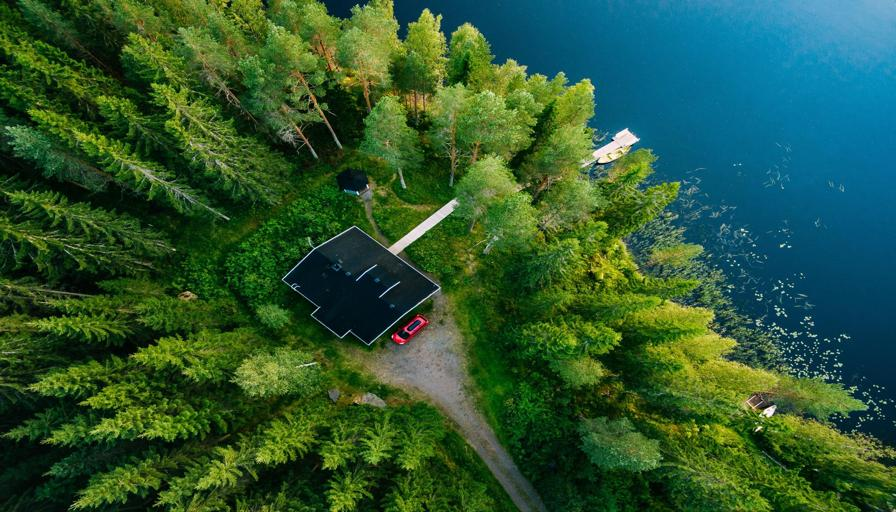
#> input picture Data/Original/Terrain_10.jpg, 896 x 512 px; its folder holds 4 pictures in this run
$ python horizontal_flip.py
#> lines starting #> are read from the running program, lines starting #| are printed output that depends on the picture
import os
from PIL import Image

#input_folder = "..\\Data\\Data_Vertically_Flipped\\"
input_folder = "../Data/Original"
#output_folder = "..\\Data\\Data_H_V_Flipped\\"
output_folder = "..\\Data\\Data_Horizontally_Flipped\\"


os.makedirs(output_folder, exist_ok=True)

for filename in os.listdir(input_folder):

    if filename.endswith(('.jpg', '.jpeg', '.png', '.bmp', '.avif', '.JPG')):
        input_image_path = os.path.join(input_folder, filename)
        filename = filename.split('.')[0]  + '_H.jpg'
        output_image_path = os.path.join(output_folder, filename)
        original_image = Image.open(input_image_path)
#> original_image is the input picture: PIL image 896x512 RGB; mean R, G, B 44.8, 86.8, 51.2

        flipped_image = original_image.transpose(Image.FLIP_LEFT_RIGHT)
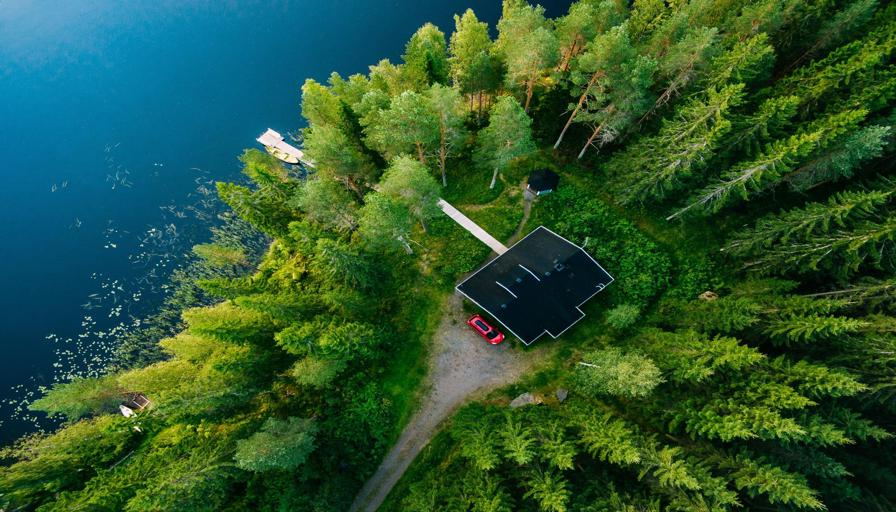
#> flipped_image: PIL image 896x512 RGB; mean R, G, B 44.8, 86.8, 51.2

        flipped_image.save(output_image_path)

        print(f'Flipped and saved: {output_image_path}')
#> pass 2 of the loop `for filename in os.listdir(input_folder):`:
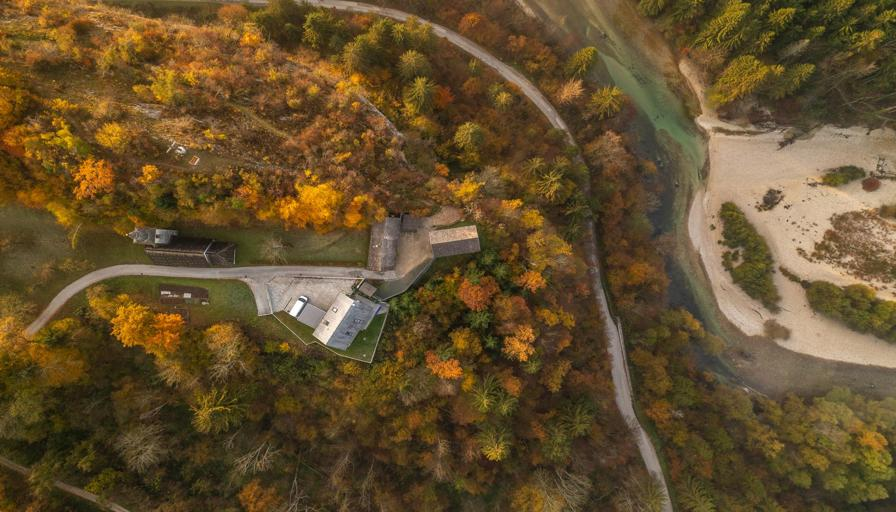
#> input picture Data/Original/Terrain_11.jpg, 896 x 512 px
#> original_image is the input picture: PIL image 896x512 RGB; mean R, G, B 100, 79, 44.8
#> `flipped_image = original_image.transpose(Image.FLIP_LEFT_RIGHT)`:
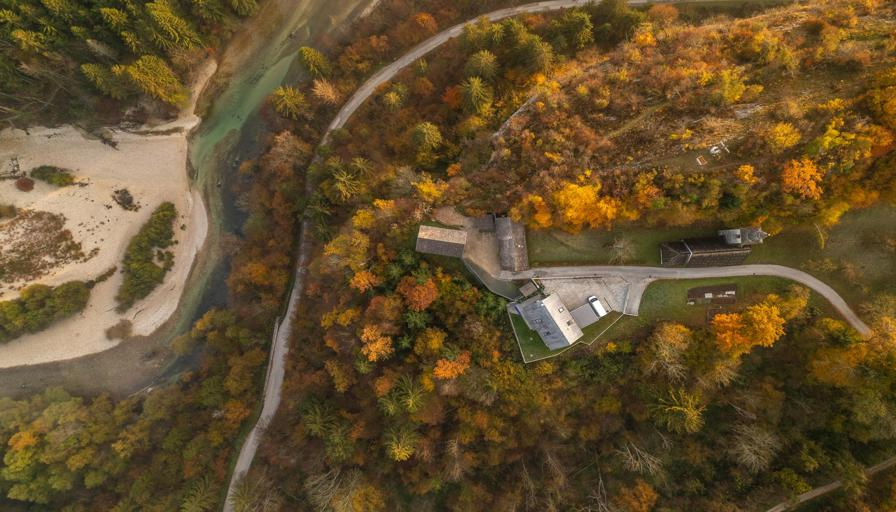
#> flipped_image: PIL image 896x512 RGB; mean R, G, B 100, 79, 44.8
#> pass 3 of the loop `for filename in os.listdir(input_folder):`:
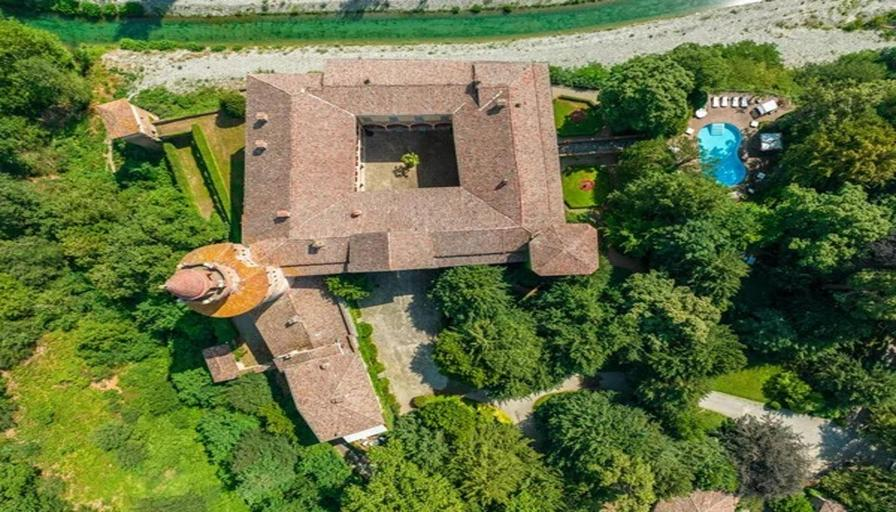
#> input picture Data/Original/Terrain_36.jpg, 896 x 512 px
#> original_image is the input picture: PIL image 896x512 RGB; mean R, G, B 101.9, 114.6, 67
#> `flipped_image = original_image.transpose(Image.FLIP_LEFT_RIGHT)`:
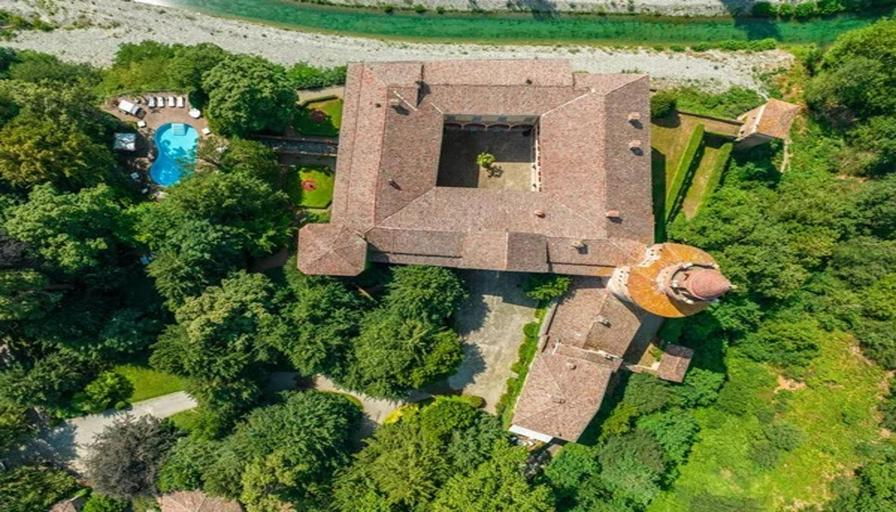
#> flipped_image: PIL image 896x512 RGB; mean R, G, B 101.9, 114.6, 67
#> the loop made 4 passes; the first 3 are shown
